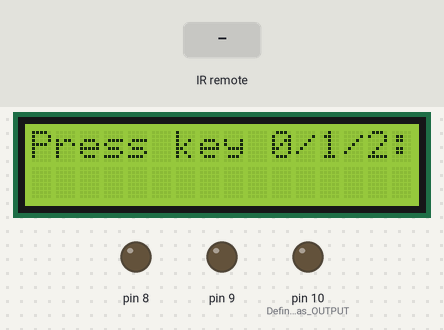
This sketch was run on a simulated Arduino Uno, built with avr-gcc and run on an emulated ATmega328P. Shown: 16×2 character LCD, output pins drawn as LEDs (lit = HIGH). Inputs (shaded band) come from the test bench.

Above: at 1.2 s.
1.3 s: infrared code 0xFD30CF received
At 1.7 s:
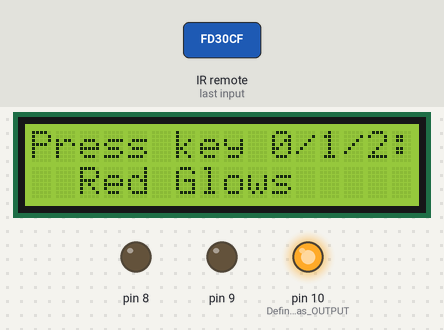
2.8 s: infrared code 0xFD08F7 received
At 4.0 s:
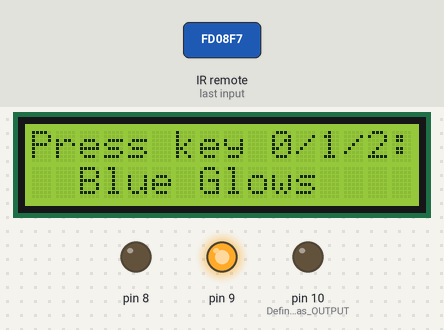
4.3 s: infrared code 0xFD8877 received
At 5.2 s:
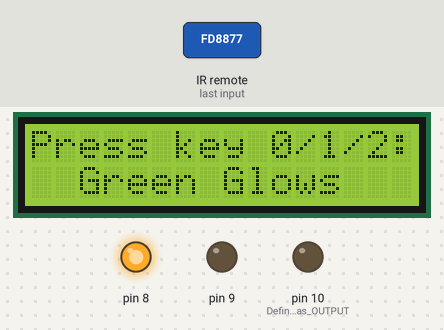
5.8 s: infrared code 0xFD30CF received
At 6.3 s:
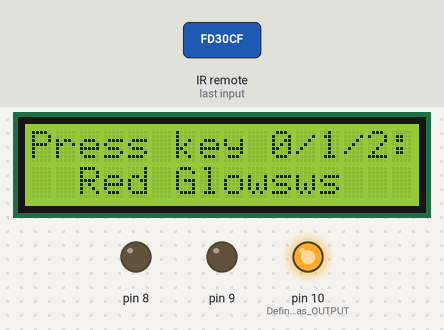
7.3 s: infrared code 0xFD08F7 received
At 8.5 s:
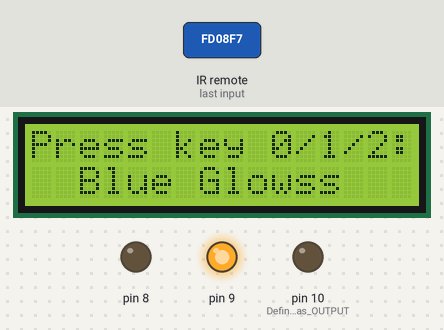
8.8 s: infrared code 0xFD30CF received
At 9.8 s:
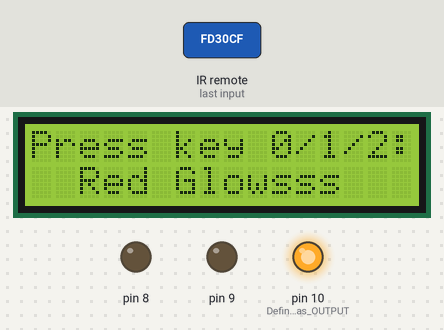
Timing chart, 0 to 11.3 s (numbered marks = the images above; inputs shaded):
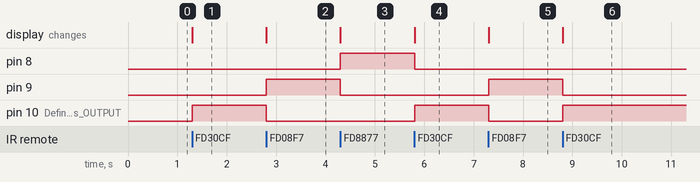

Measured:
- after the input at 1.3 s, pin 10 (Defining_pins_as_OUTPUT): LOW → HIGH at once; the display: changes at once (image 1)
- after the input at 2.8 s, pin 9: LOW → HIGH at once; pin 10 (Defining_pins_as_OUTPUT): HIGH → LOW at once; the display: changes at once (image 2)
- after the input at 4.3 s, pin 8: LOW → HIGH at once; pin 9: HIGH → LOW at once; the display: changes at once (image 3)
- after the input at 5.8 s, pin 8: HIGH → LOW at once; pin 10 (Defining_pins_as_OUTPUT): LOW → HIGH at once; the display: changes at once (image 4)
- after the input at 7.3 s, pin 9: LOW → HIGH at once; pin 10 (Defining_pins_as_OUTPUT): HIGH → LOW at once; the display: changes at once (image 5)
- after the input at 8.8 s, pin 9: HIGH → LOW at once; pin 10 (Defining_pins_as_OUTPUT): LOW → HIGH at once; the display: changes at once (image 6)

The sketch:

Arduino_based.ino
```cpp
#include <LiquidCrystal.h> //including the library of Liquid crystal display(LCD)
#include <IRremote.h> //including the library of Infrared remote

const int rs = 12, en = 11, d4 = 5, d5 = 4, d6 = 3, d7 = 2;// the pins where you connect
								//register select, enable, DB4, DB5, DB6, DB7 pins of LCD.
LiquidCrystal lcd(rs,en,d4,d5,d6,d7); //Initializing library code of LCD
				//to the pins of Lcd those which are conected  to Arduino.

const int receiver = 7; // the pin where you connect the output pin of IR sensor.
IRrecv receive(receiver); // Initializing library code of IR remote
			//to Output pin of IR sensor that which connected to Arduino.
decode_results  out; // Decoding buttons of IR remote and storing them in "out" variable.


void setup()
{
  	pinMode(10,OUTPUT); //Defining pins as OUTPUT.
  	pinMode(9,OUTPUT);
  	pinMode(8,OUTPUT);
	receive.enableIRIn(); // Enable the receiver.
  	lcd.begin(16,2); // Enable the LCD.
  	lcd.print("Press key 0/1/2:"); // Prints Text on LCD.
}

void loop()
{
	if (receive.decode(&out))// Returns 0 if no data ready, 1 if data ready.
    {
      switch(out.value)// Here the expression is evaluated
          	//and compares with the each value of case label.
        {	case 16593103:
          		lcd.setCursor(2, 1); // sets the cursor of LCD by providing Coordinates.
          		lcd.print("Red Glows");
          		digitalWrite(9,0);
          		digitalWrite(8,0);
          		digitalWrite(10,1);
       		 	break;
        	case 16582903:
          		lcd.setCursor(2, 1);
          		lcd.print("Blue Glows");
        		digitalWrite(10,0);
        		digitalWrite(8,0);
        		digitalWrite(9,1);
        		break;
        	case 16615543:
          		lcd.setCursor(2, 1);
          		lcd.print("Green Glows");
        		digitalWrite(10,0);
        		digitalWrite(9,0);
        		digitalWrite(8,1);
          		break;
        	default: // If expression not evaluated then execute this by default
       			lcd.setCursor(2,1);
          		lcd.print("Give correctly");
       	}
      receive.resume(); // restart the IR remote
    }
}
```
